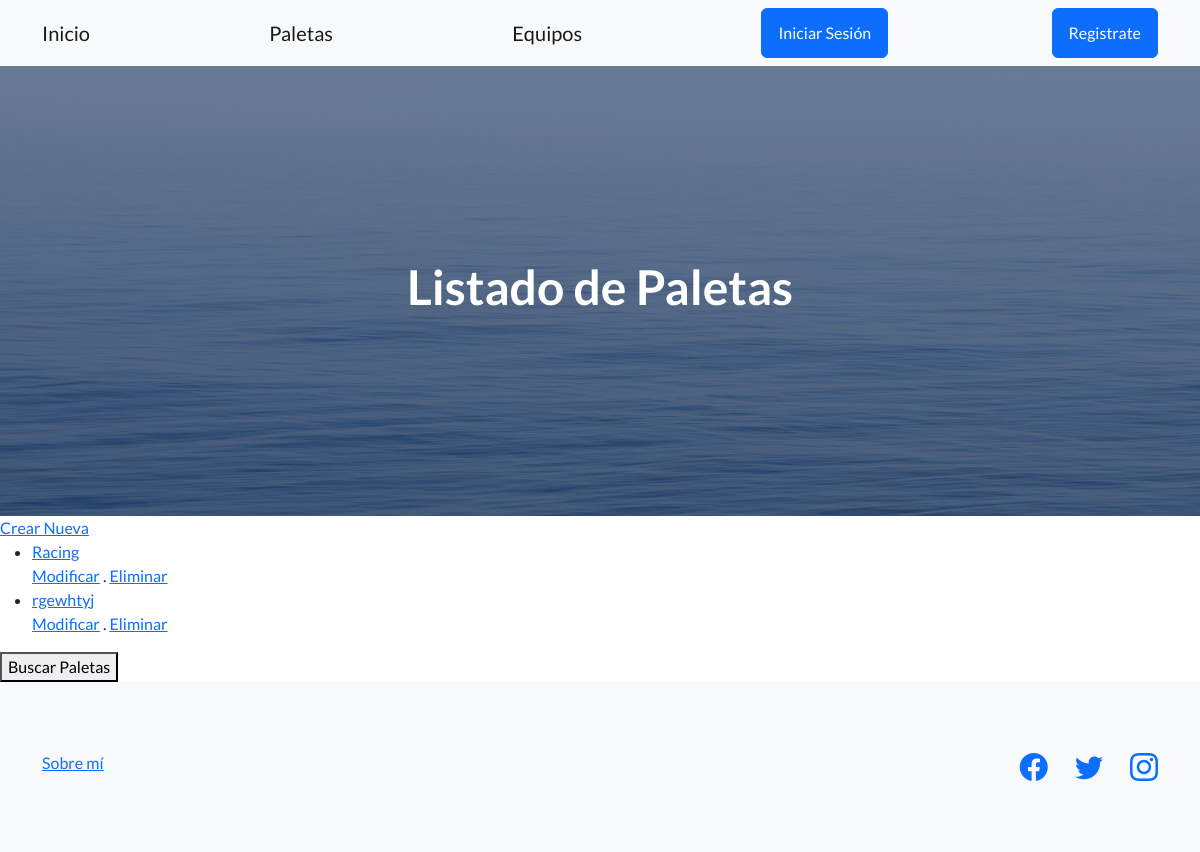
/paletas/, run on an earlier commit of the app's database.
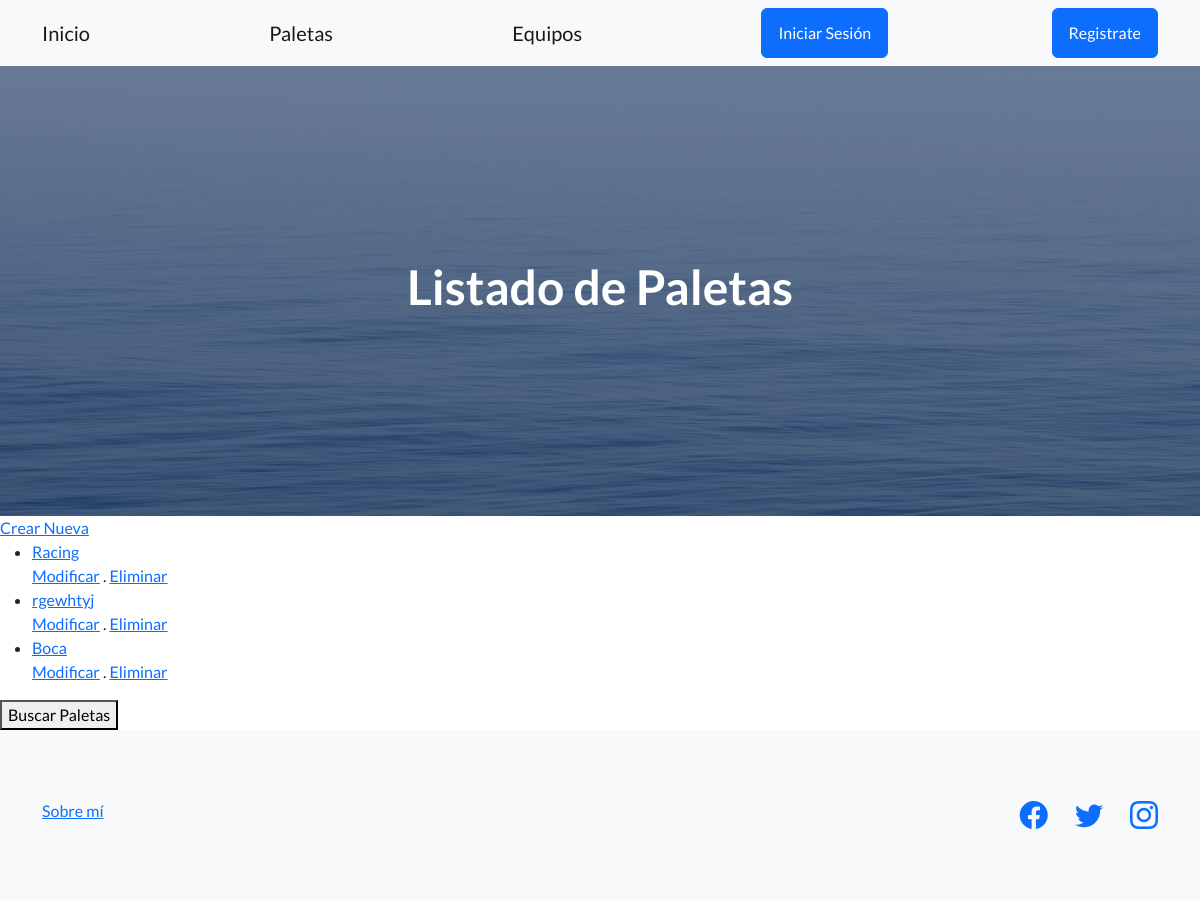
And on a later commit of the database.
### Aplicacion/models.py (models this page shows)
class Paleta(models.Model):
    nombre = models.CharField (max_length = 30)
    apodo = models.CharField (max_length = 30)
    dt = models.CharField (max_length = 30)
    anio_de_creacion = models.IntegerField ()
    dato_curioso = RichTextField()
    escudo = models.ImageField (upload_to = 'avatares', null = True, blank = True)
    def __str__(self):
        return f'{self.nombre}'

### Aplicacion/views.py (the view)
# urls.py: path('paletas/', views.PaletaListView.as_view(), name = 'lista_paletas'),
class PaletaListView(ListView):
    model = Paleta
    template_name = "CBV/lista_paleta.html"

### Aplicacion/templates/CBV/lista_paleta.html (shortened to what this page needs)
{% extends 'base.html' %}
{% block h1_header %}
<h1>Listado de Paletas</h1>
{% endblock h1_header %}
{% block contenido %}
<a href = {% url 'Aplicacion:crear_paletas' %}>Crear Nueva</a>
{% if object_list %}
<ul>
    {% for paleta in object_list %}
    <li><a href = {% url 'Aplicacion:detalle_paletas' paleta.id %}>{{paleta}}</a></li>
    <a href = {% url 'Aplicacion:modificar_paletas' paleta.id %}>Modificar</a> . <a href = {% url 'Aplicacion:borrar_paletas' paleta.id%}>Eliminar</a>
    {% endfor %}
</ul>
{% else %}
<h3>No se encontraron datos relacionados.</h3>
{% endif %}
<button>
    <a class="navbar-brand" href={% url 'Aplicacion:buscador_paletas'%}>Buscar Paletas</a>
</button>
{% endblock contenido %}

What changed in the data, as far as the page shows it:
added Paleta: nombre "Boca"
